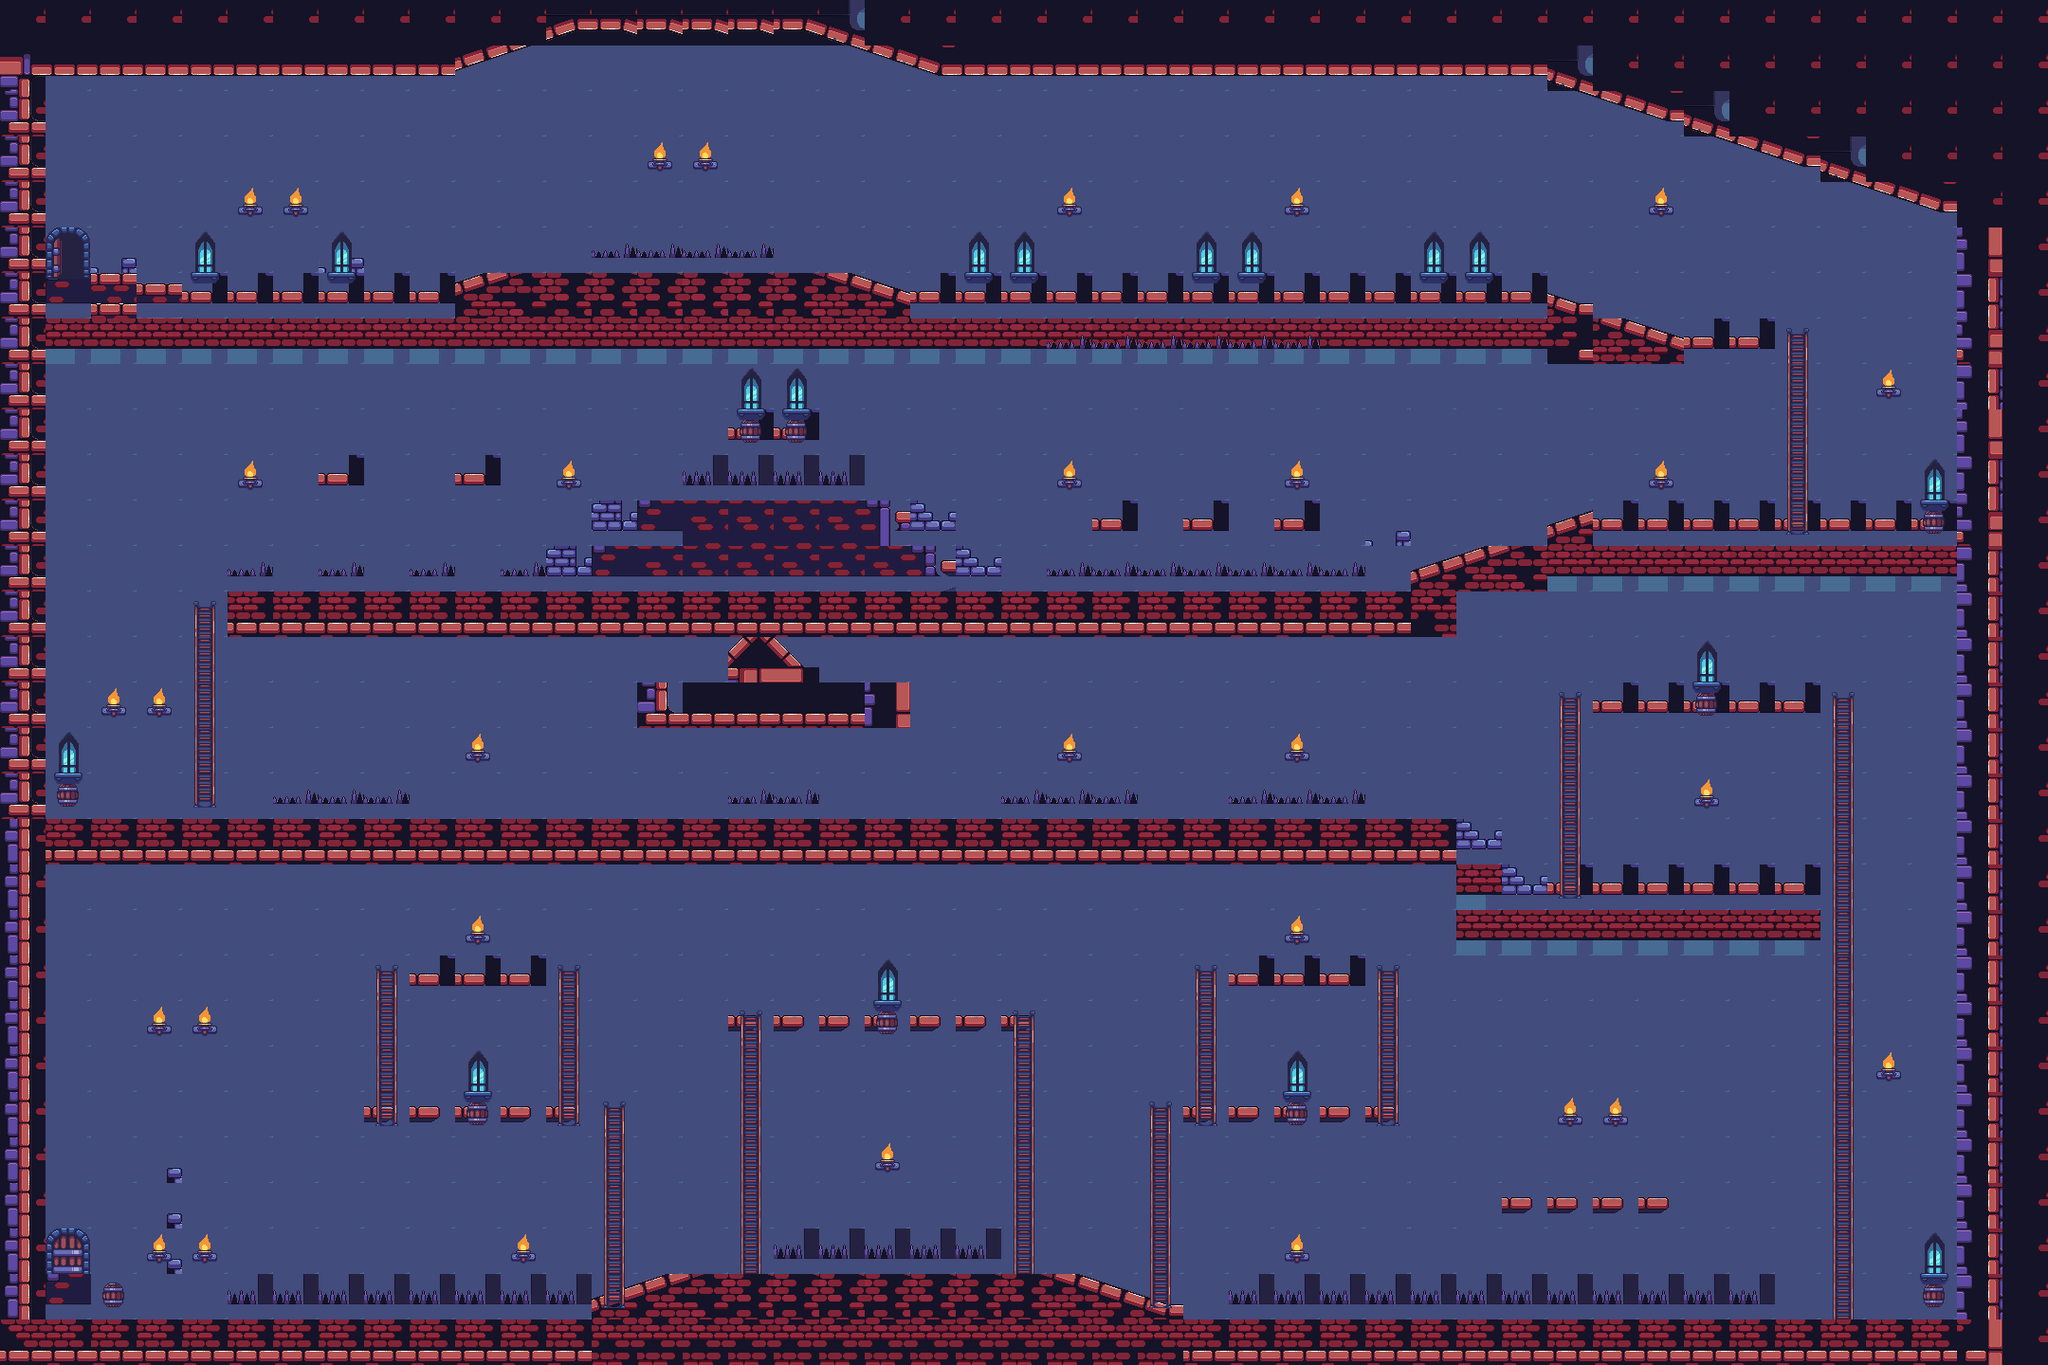

The image is a tile-based game level rendered from a .tmx file. Its description and source (layers, tilesets, objects; grid data summarised) follow:
An orthogonal 45x30 tile map with 48x48 px tiles, 7 tile layers (fundo_interno, fundo, Camada de Blocos 1, armadilhas, ...), 9 tilesets.

<map version="1.10" tiledversion="1.10.1" orientation="orthogonal" renderorder="right-down" width="45" height="30" tilewidth="48" tileheight="48" infinite="0" nextlayerid="11" nextobjectid="1">
 <editorsettings>
  <export target="teste.json" format="json" />
 </editorsettings>
 <tileset firstgid="1" name="ts1" tilewidth="48" tileheight="48" margin="16" tilecount="336" columns="21">
  <image source="tiles.png" width="1024" height="824" />
 </tileset>
 <tileset firstgid="337" name="window(19px)" tilewidth="48" tileheight="48" margin="19" tilecount="4" columns="2">
  <image source="window(19px).png" width="128" height="115" />
 </tileset>
 <tileset firstgid="341" name="door_1(7px)" tilewidth="48" tileheight="48" margin="7" tilecount="6" columns="3">
  <image source="door_1(7px).png" width="177" height="139" />
 </tileset>
 <tileset firstgid="347" name="door_2(14px)" tilewidth="48" tileheight="48" margin="14" tilecount="4" columns="2">
  <image source="door_2(14px).png" width="152" height="132" />
 </tileset>
 <tileset firstgid="351" name="ladder(7px)" tilewidth="48" tileheight="48" margin="7" tilecount="4" columns="2">
  <image source="ladder(7px).png" width="134" height="119" />
 </tileset>
 <tileset firstgid="355" name="torch(7px)" tilewidth="48" tileheight="48" margin="7" tilecount="1" columns="1">
  <image source="torch(7px).png" width="98" height="100" />
 </tileset>
 <tileset firstgid="356" name="barrel(1px)" tilewidth="48" tileheight="48" tilecount="1" columns="1">
  <image source="barrel_1(0px).png" width="48" height="48" />
 </tileset>
 <tileset firstgid="357" name="ladder_middle(0px)" tilewidth="48" tileheight="48" tilecount="2" columns="2">
  <image source="ladder_middle(0px).png" width="108" height="51" />
 </tileset>
 <tileset firstgid="359" name="barrel(1px)" tilewidth="48" tileheight="48" tilecount="1" columns="1">
  <image source="barrel_1(0px).png" width="48" height="48" />
 </tileset>
 <layer id="4" name="fundo_interno" width="45" height="30" locked="1">
  <data>[1350 cells, 1350 non-empty, 1 distinct tile ids]</data>
 </layer>
 <layer id="3" name="fundo" width="45" height="30" locked="1">
  <data>[1350 cells, 176 non-empty, 3 distinct tile ids]</data>
 </layer>
 <layer id="1" name="Camada de Blocos 1" width="45" height="30" locked="1">
  <data>[1350 cells, 748 non-empty, 65 distinct tile ids]</data>
 </layer>
 <layer id="10" name="armadilhas" width="45" height="30" locked="1">
  <data>[1350 cells, 72 non-empty, 3 distinct tile ids]</data>
 </layer>
 <layer id="8" name="barris" width="45" height="30" locked="1">
  <data>[1350 cells, 20 non-empty, 3 distinct tile ids]</data>
 </layer>
 <layer id="7" name="objetos" width="45" height="30" locked="1">
  <data>[1350 cells, 205 non-empty, 13 distinct tile ids]</data>
 </layer>
 <layer id="9" name="escadas" width="45" height="30" locked="1">
  <data>[1350 cells, 70 non-empty, 4 distinct tile ids]</data>
 </layer>
</map>